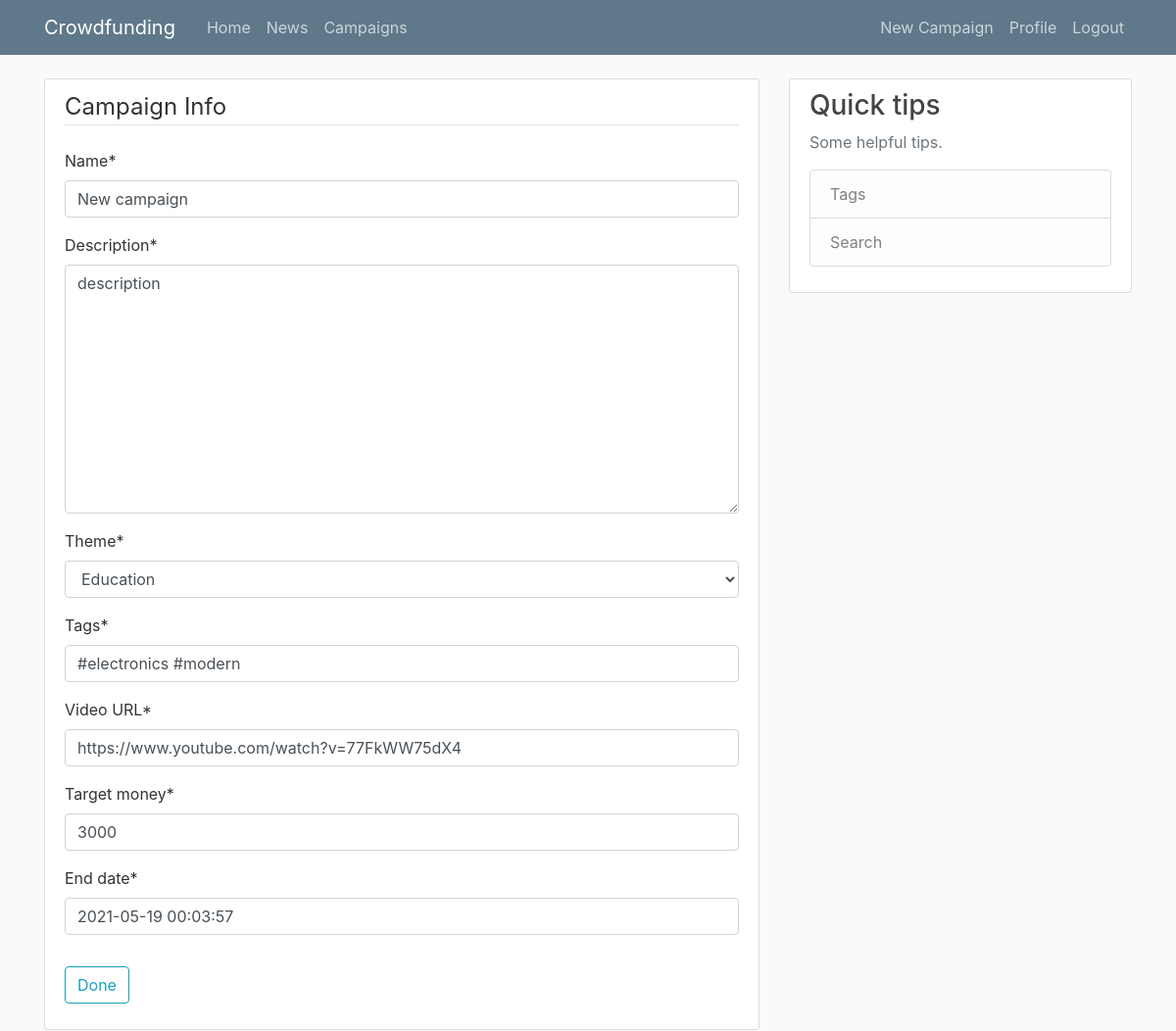
Page /campaigns/8/update/ (signed in) on the earlier database version.
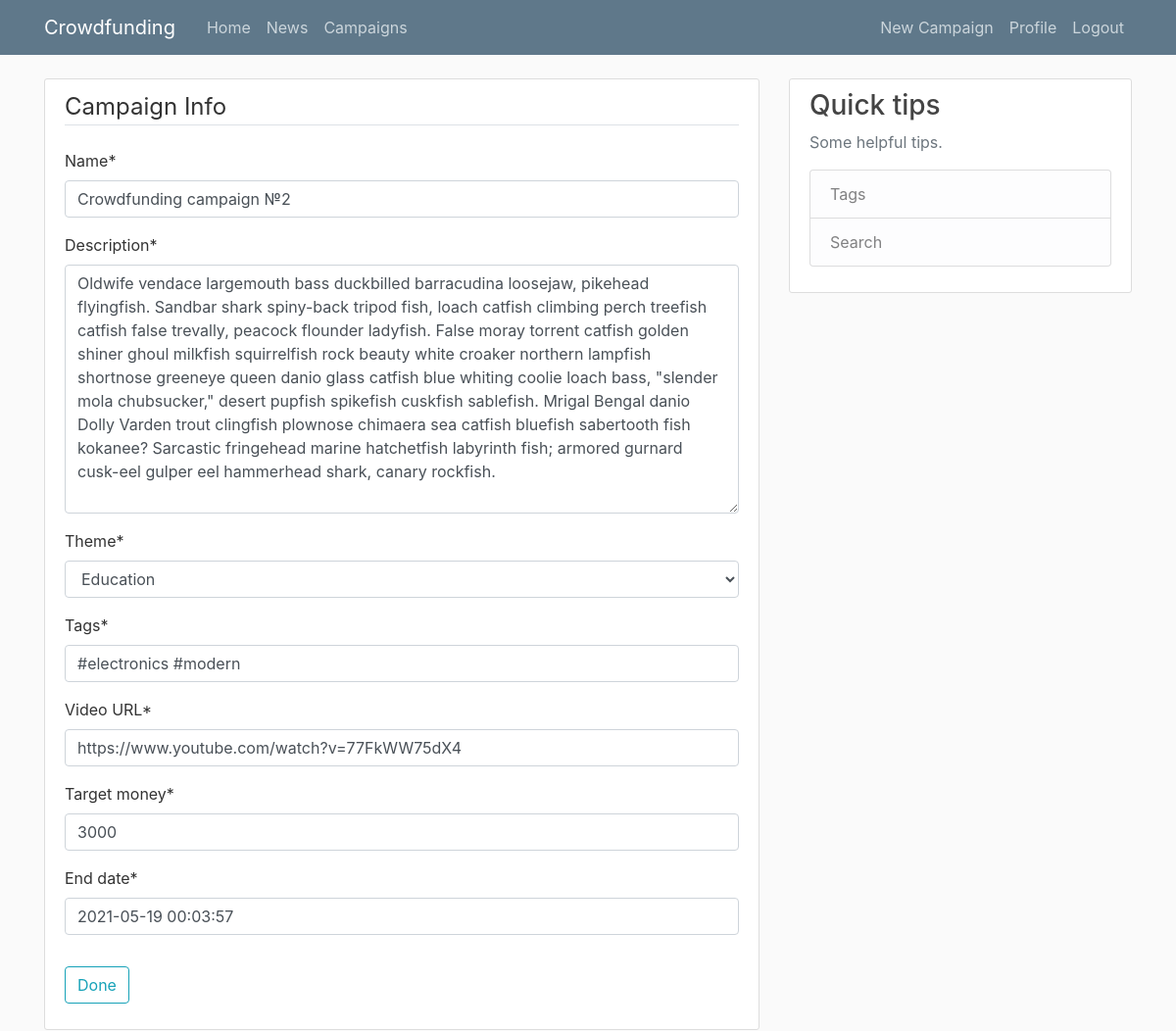
Same page on the later database version.
### campaigns/models.py (models this page shows, shortened)
class Campaign(models.Model):
    name = models.CharField(max_length=255, unique=True)
    description = models.TextField()
    theme = models.CharField(max_length=255, choices=CAMPAIGN_THEME_CHOICES, default='all')
    tags = models.CharField(max_length=255)
    video_URL = models.CharField(max_length=255)
    target_money = models.IntegerField()
    created_date = models.DateTimeField(default=timezone.now)
    end_date = models.DateTimeField(default=timezone.now)
    owner = models.ForeignKey(User, on_delete=models.CASCADE)

### campaigns/views.py (the view, shortened to what this page needs)
# urls.py: path('campaigns/<int:pk>/update/', CampaignsUpdateView.as_view(), name='campaigns-update'),
class CampaignsUpdateView(LoginRequiredMixin, UserPassesTestMixin, UpdateView):
    model = Campaign
    fields = ['name', 'description', 'theme', 'tags', 'video_URL', 'target_money', 'end_date']
    def test_func(self):
        campaign = self.get_object()
        if self.request.user == campaign.owner:
            return True
        return False

### campaigns/templates/campaigns/campaign_form.html (shortened to what this page needs)
{% extends "campaigns/base.html" %}
{% load crispy_forms_tags %}
{% block content %}
    <div class="content-section">
        <form method="POST">
            <fieldset class="form-group">
                <legend class="border-bottom mb-4">Campaign Info</legend>
                {{ form|crispy }}
            </fieldset>
            <div class="form-group">
                <button class="btn btn-outline-info" type="submit">Done</button>
            </div>
        </form>
    </div>
{% endblock content %}

Differences in the rows shown:
changed Campaign "Education": name "New campaign" → "Crowdfunding campaign №2"; description "description" → "Oldwife vendace largemouth bass duckbilled barracudina loosejaw, pikehead flyingfish. Sandbar shark spiny-back tripod fish, loach catfish climbing perch treefish catfish false trevally, peacock flounder ladyfish. False moray torrent catfish golden shiner ghoul milkfish squirrelfish rock beauty white croaker northern lampfish shortnose greeneye queen danio glass catfish blue whiting coolie loach bass, \"slender mola chubsucker,\" desert pupfish spikefish cuskfish sablefish. Mrigal Bengal danio Dolly Varden trout clingfish plownose chimaera sea catfish bluefish sabertooth fish kokanee? Sarcastic fringehead marine hatchetfish labyrinth fish; armored gurnard cusk-eel gulper eel hammerhead shark,…"
